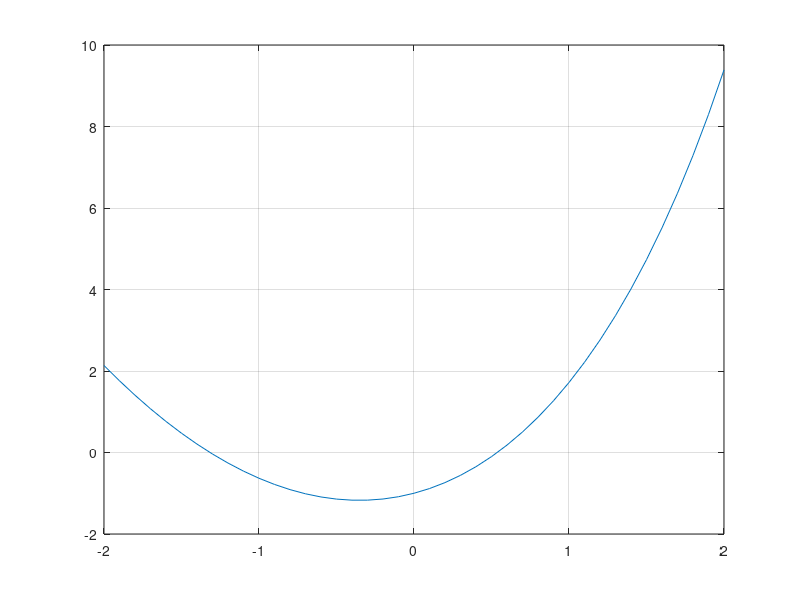

Reproduce this figure in MATLAB. (Note: this script raises an error after producing the figure.)
F='exp(x)+(x.^2)-2'
f=inline(F)
x=-2:0.1:2;
plot(x,f(x))
grid on
a=input("Podaj poczatek przedzialu, czyli a ")
b=input("Podaj koniec przedzialu, czyli b ")
a_kopia=a;
b_kopia=b;
polowienie_iteracje=0;
falsi_iteracje=0;
newton_iteracje=0;
while(b-a)>0.001 
    polowienie_iteracje=polowienie_iteracje+1;
    c=(a+b)/2;
    if abs(f(c))<=0.001
        break 
    else
        if f(c)*f(a)<0
            b=c;
        else
            a=c;
        end
    end
  polowienie_wynik=(a+b)/2;  
end
f0=fzero(F,a_kopia)
polowienie_wynik
polowienie_iteracje
a=a_kopia;
b=b_kopia;
przedzial=a:0.1:b;
falsi_iteracje=0;
k=1;
while abs(przedzial(k+1)-przedzial(k))>0.001
    x1=(a*f(b)-b*f(a))/(f(b)-f(a));
    if(k+1 == length(przedzial))
       break
    end
    k=k+1;
    falsi_iteracje=falsi_iteracje+1;
    if f(a)*f(x1)<0
        przedzial(k+1)=(przedzial(k)*f(a)-a*f(przedzial(k)))/(f(a)-f(przedzial(k)));
    elseif f(b)*f(x1)<0
        przedzial(k+1)=(przedzial(k)*f(b)-b*f(przedzial(k)))/(f(b)-f(przedzial(k)));
    end
    falsi_wynik=przedzial(k+1);
end

falsi_iteracje
falsi_wynik
a=a_kopia;
b=b_kopia;
przedzial=a:0.1:b;
k=1;
h=0.01;
pochodna=(f(przedzial+h)-f(przedzial-h))/(2*h);
while (k<2)||(abs(przedzial(k)-przedzial(k-1))>0.001)
    newton_iteracje=newton_iteracje+1;
    k=k+1;
    if(abs(pochodna(newton_iteracje))>0.001)
       przedzial(newton_iteracje+1)=przedzial(newton_iteracje)-(f(przedzial(newton_iteracje))/pochodna(newton_iteracje));
    end
    if(przedzial(newton_iteracje+1)*f(a)>0)
        a=przedzial(newton_iteracje+1);
        newton_wynik=a;
    else
        b=przedzial(newton_iteracje+1);
        newton_wynik=b;
    end
    if(newton_iteracje+1 == length(przedzial))
       break
    end
end
newton_wynik
newton_iteracje